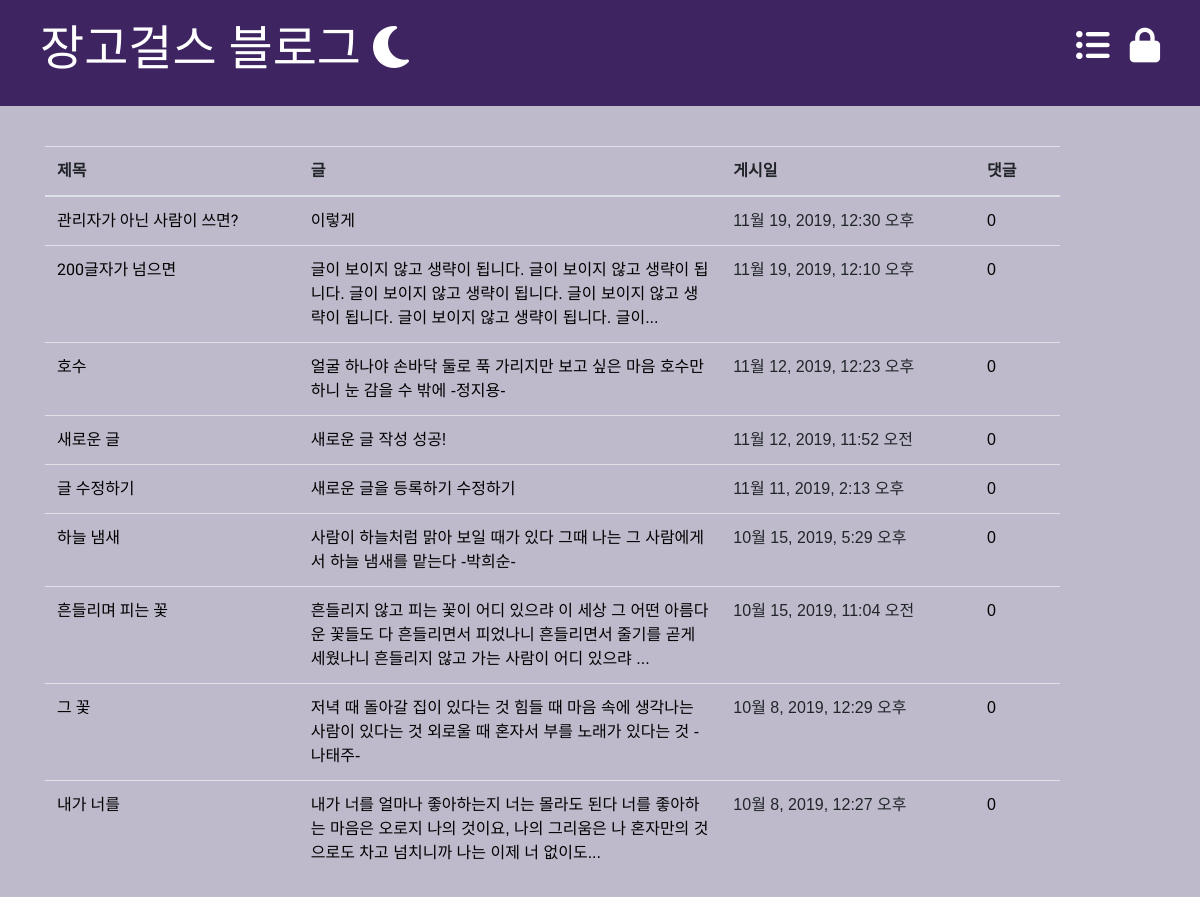
The page /blog/ on the database as committed earlier.
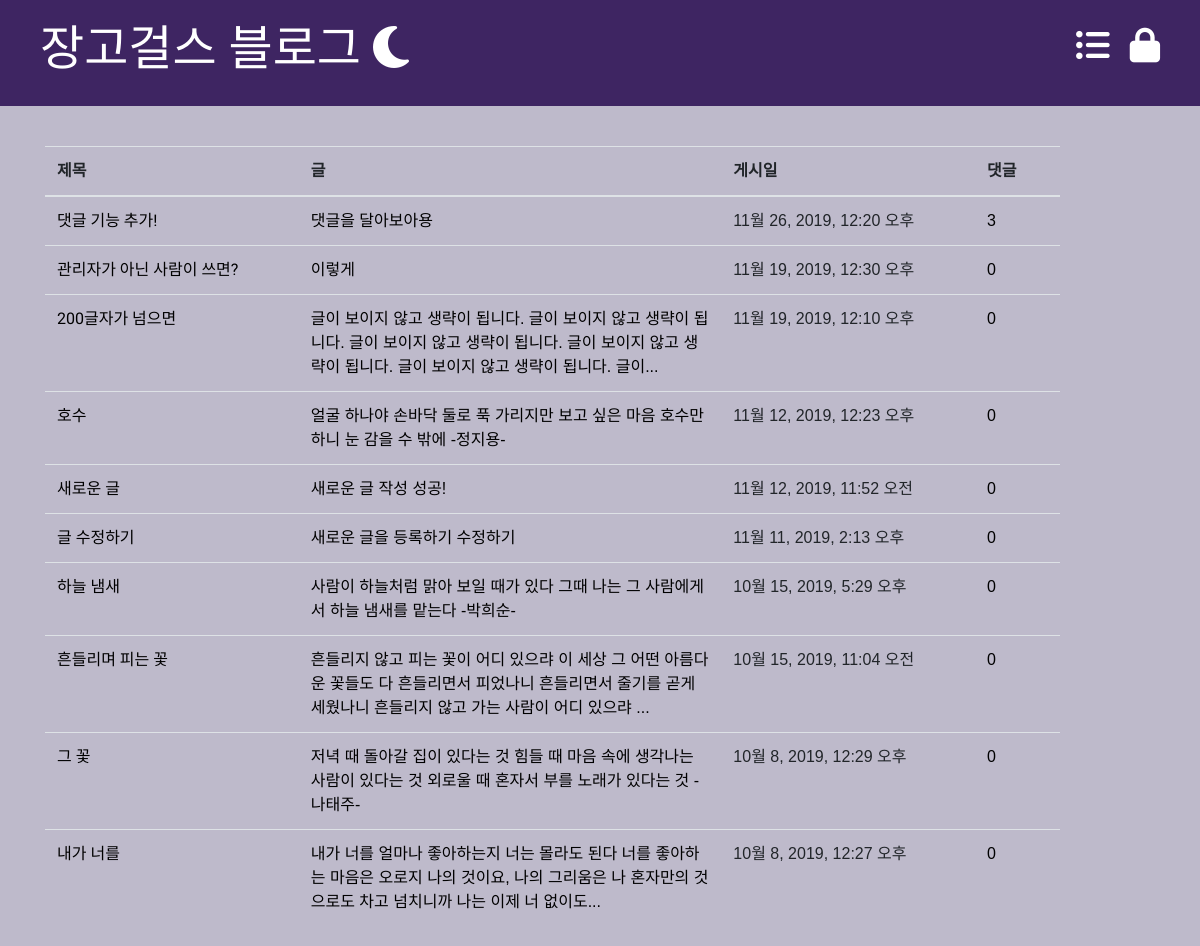
The same page on the database as committed later.
### blog/models.py (models this page shows, shortened)
class Post(models.Model):
    author = models.ForeignKey(settings.AUTH_USER_MODEL, on_delete=models.CASCADE)
    title = models.CharField(max_length=200)
    text = models.TextField()
    created_date = models.DateTimeField(
        default=timezone.now
    )
    published_date = models.DateTimeField(
        blank=True, null=True
    )
    def approved_comments(self):
        return self.comments.filter(approved_comment=True)

### blog/views.py (the view)
# urls.py: path('', views.post_list, name='post_list'),  # 나중에 template에서 view로 접근할 때 사용할 이름 지정
def post_list(request):  # request 변수 - 사용자의 웹 주소가 다 넘어가는 변수
    posts = Post.objects.filter(published_date__lte=timezone.now()).order_by('-published_date')
    return render(              # render() 함수를 호출하여 화면을 출력
        request,                # 함수에게 사용자가 요청한 정보를 전달
        'blog/post_list_table.html',  # 화면 출력 주체 지정
        {'posts': posts}        # 화면 출력에 사용할 데이터 전
    )

### blog/templates/blog/post_list_table.html (shortened to what this page needs)
{% extends 'blog/base.html' %}
{% block content %}
<table class="table table-hover post">
    <thead>
    <tr>
        <th style="width: 25%">제목</th>
        <th>글</th>
        <th style="width: 25%">게시일</th>
        <th style="width: 6%">댓글</th>
        <th></th>
    </tr>
    </thead>
    <tbody>
    {% for post in posts %}
    <tr>
        <td class="title"><a href="{% url 'post_detail' pk=post.pk %}">{{ post.title }}</a></td>
        <td><a href="{% url 'post_detail' pk=post.pk %}">{{ post.text|truncatechars:100 }}</a></td>
        <td>{{ post.published_date }}</td>
        <td><a href="{% url 'post_detail' pk=post.pk %}">
            {{ post.approved_comments.count }}{% if user.username == "taetae" %}/{{ post.need_approved_comments.count }}{% endif %}
        </a></td>
        <td>
        </td>
    </tr>
    {% endfor %}
    </tbody>
</table>
{% endblock %}

Rows that differ between the two databases and show on the page:
added Post: title "댓글 기능 추가!", text "댓글을 달아보아용", published_date "11월 26, 2019, 12:20 오후", approved_comments.count "3"
